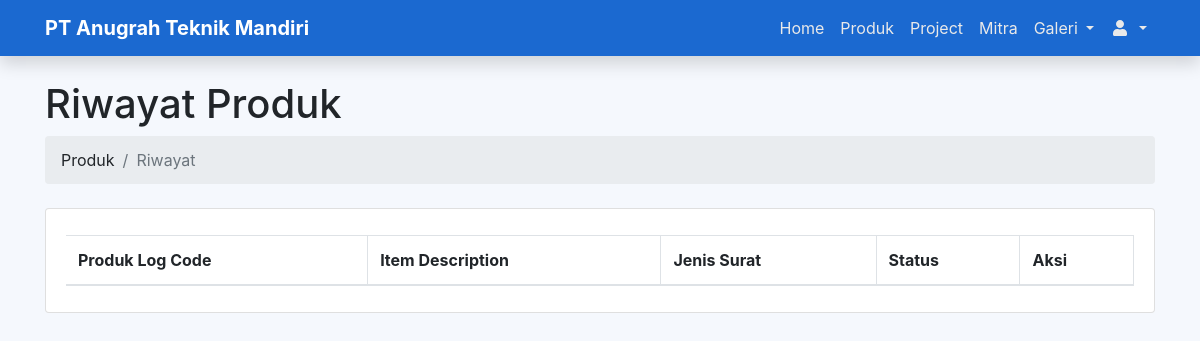
Before: /views/index.php?page=produk-riwayat (signed in) with the older database file.
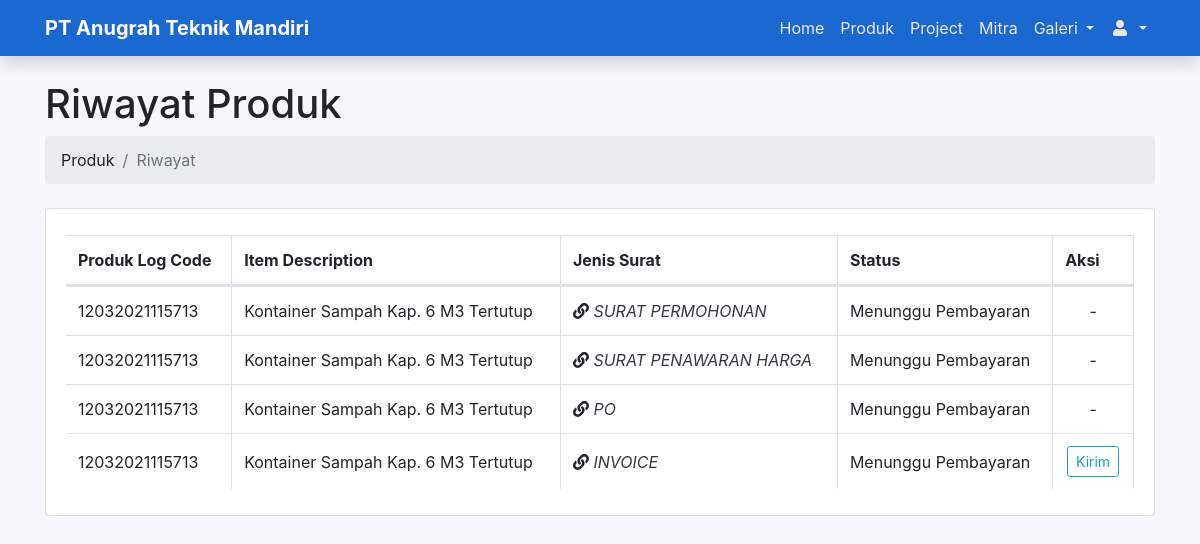
After: the same page with the newer database file.
### tables this page shows
CREATE TABLE `produk_log` (
  `id` int(11) NOT NULL,
  `id_user` int(11) NOT NULL,
  `id_produk` int(11) NOT NULL,
  `log_code` varchar(56) NOT NULL,
  `nama_perusahaan` varchar(255) NOT NULL,
  `alamat_perusahaan` varchar(255) NOT NULL,
  `kota` text NOT NULL,
  `nama_surat` varchar(128) NOT NULL,
  `harga` varchar(255) NOT NULL,
  `terbilang` varchar(255) NOT NULL,
  `jenis_surat` varchar(128) NOT NULL,
  `status_log` varchar(128) NOT NULL DEFAULT 'Menunggu Surat Penawaran Harga',
  `date` text NOT NULL,
  `ongkir` int(128) NOT NULL
);

CREATE TABLE `produk` (
  `id` int(11) NOT NULL,
  `item_desc` varchar(128) NOT NULL,
  `spesifikasi` varchar(255) NOT NULL,
  `foto` varchar(225) NOT NULL,
  `harga` int(128) NOT NULL
);

### views/Produk/riwayat.php (the view, shortened to what this page needs)
<div class="container">
    <h1 class="mt-4">Riwayat Produk </h1>
    <ol class="breadcrumb mb-4">
        <li class="breadcrumb-item">Produk</li>
        <li class="breadcrumb-item active">Riwayat</li>
    </ol>
    <?php
    $id = $_SESSION['login']['id'];
    ?>
    <div class="card">
        <div class="card-body">
            <div class="table-responsive">
                <table class="table table-bordered dataTable" id="" width="100%" cellspacing="0">
                    <thead>
                        <tr>
                            <th>Produk Log Code</th>
                            <th>Item Description</th>
                            <th>Jenis Surat</th>
                            <th>Status</th>
                            <th>Aksi</th>
                        </tr>
                    </thead>
                    <tbody>
                        <?php $get = $koneksi->query("SELECT terbilang,log_code,id_user,jenis_surat,status_log,produk_log.id,produk.item_desc,produk_log.harga,spesifikasi,produk_log.nama_surat,produk.id as id_produk FROM `produk_log` JOIN produk ON produk_log.id_produk = produk.id WHERE produk_log.id_user='$id'") ?>
                        <?php
                        while ($data = $get->fetch_assoc()) : ?>
                            <tr>
                                <td class="align-middle"><?= $data['log_code'] ?></td>
                                <td class="align-middle"><?= $data['item_desc'] ?></td>
                                <td class="align-middle text-uppercase font-italic">
                                    <?php
                                    if ($data['jenis_surat'] == 'PO') { ?>
                                        <i class="fas fa-link"></i> <a href="../admin/Produk-Penawaran/po.php?logcode=<?= $data['log_code'] ?>" class="text-dark"><?= $data['jenis_surat'] ?></a>
                                    <?php
                                    } else if ($data['jenis_surat'] == 'SURAT PENAWARAN HARGA') { ?>
                                        <i class="fas fa-link"></i> <a href="../admin/Produk-Penawaran/ph.php?terbilang=<?= $data['terbilang'] ?>&harga=<?= $data['harga'] ?>&id=<?= $data['id'] ?>&logcode=<?= $data['log_code'] ?>" class="text-dark"><?= $data['jenis_surat'] ?></a>
                                    <?php
                                    } else if ($data['jenis_surat'] == 'INVOICE') { ?>
                                        <i class="fas fa-link"></i> <a href="../admin/Produk-Penawaran/invoice.php?id=<?= $data['id'] ?>&terbilangs=<?= $data['terbilang'] ?>&hargas=<?= $data['harga'] ?>&logcode=<?= $data['log_code'] ?>" class="text-dark"><?= $data['jenis_surat'] ?></a>
                                    <?php
                                    } else { ?>
                                        <i class="fas fa-link"></i> <a href="../assets/dokumen/<?= $data['nama_surat'] ?>" class="text-dark"><?= $data['jenis_surat'] ?></a>
                                    <?php
                                    }
                                    ?>
                                </td>
                                <td class="align-middle"><?= $data['status_log'] ?></td>
                                <td class="text-center">
                                    <?php
                                    if ($data['jenis_surat'] == "SURAT PENAWARAN HARGA" && $data['status_log'] == 'Menunggu Purchace Order') : ?>
                                        <a href="?page=produk-po&id-log=<?= $data['id'] ?>&item_desc=<?= $data['item_desc'] ?>&id-produk=<?= $data['id_produk'] ?>&log-code=<?= $data['log_code'] ?>&id-user=<?= $id ?>" class="btn btn-outline-danger">Purchase Order</a>
                                    <?php elseif ($data['jenis_surat'] == "INVOICE" && $data['status_log'] == 'Menunggu Pembayaran') : ?>
                                        <a href="?page=produk-bayar&id-produk=<?= $data['id_produk'] ?>&harga=<?= $data['harga'] ?>&terbilang=<?= $data['terbilang'] ?>&log-code=<?= $data['log_code'] ?>&id-user=<?= $id ?>" class="btn btn-outline-info btn-sm">Kirim</a>
                                    <?php else : ?>
                                        -
                                    <?php endif ?>
                                </td>
                            </tr>
                        <?php
                        endwhile ?>
                    </tbody>
                </table>
            </div>
        </div>
    </div>
</div>

Changed rows visible on the page:
added produk_log: log_code "12032021115713", id_produk.item_desc "Kontainer Sampah Kap. 6 M3 Tertutup", jenis_surat "SURAT PERMOHONAN", status_log "Menunggu Pembayaran"
added produk_log: log_code "12032021115713", id_produk.item_desc "Kontainer Sampah Kap. 6 M3 Tertutup", jenis_surat "SURAT PENAWARAN HARGA", status_log "Menunggu Pembayaran"
added produk_log: log_code "12032021115713", id_produk.item_desc "Kontainer Sampah Kap. 6 M3 Tertutup", jenis_surat "PO", status_log "Menunggu Pembayaran"
added produk_log: log_code "12032021115713", id_produk.item_desc "Kontainer Sampah Kap. 6 M3 Tertutup", jenis_surat "INVOICE", status_log "Menunggu Pembayaran"
